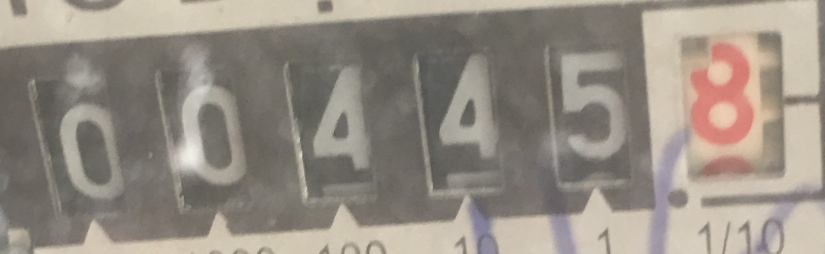
#> input picture image_cropped/50.jpg, 1649 x 507 px (shown at 1/2 size)
$ python digit_segment.py
#> lines starting #> are read from the running program, lines starting #| are printed output that depends on the picture; after the words box and inside, x2 and y2 are one past the last pixel; in counts of white or black regions, pixels touching at a corner belong together; long printed decimals are rounded
import numpy as np
import cv2
import imutils
from imutils import contours

GAUSSIAN_SMOOTH_FILTER_SIZE = (5, 5)
ADAPTIVE_THRESH_BLOCK_SIZE = 19
ADAPTIVE_THRESH_WEIGHT = 4

def auto_canny(image, sigma=0.33):
    # compute the median of the single channel pixel intensities
    v = np.median(image)

    # apply automatic Canny edge detection using the computed median
    lower = int(max(0, (1.0 - sigma) * v))
    upper = int(min(255, (1.0 + sigma) * v))
    edged = cv2.Canny(image, lower, upper)

    # return the edged image
    return edged

def maximizeContrast(imgGrayscale):

    height, width = imgGrayscale.shape

    imgTopHat = np.zeros((height, width, 1), np.uint8)
    imgBlackHat = np.zeros((height, width, 1), np.uint8)

    structuringElement = cv2.getStructuringElement(cv2.MORPH_RECT, (3, 3))

    imgTopHat = cv2.morphologyEx(imgGrayscale, cv2.MORPH_TOPHAT, structuringElement)
    imgBlackHat = cv2.morphologyEx(imgGrayscale, cv2.MORPH_BLACKHAT, structuringElement)

    imgGrayscalePlusTopHat = cv2.add(imgGrayscale, imgTopHat)
    imgGrayscalePlusTopHatMinusBlackHat = cv2.subtract(imgGrayscalePlusTopHat, imgBlackHat)

    return imgGrayscalePlusTopHatMinusBlackHat

def extractValue(imgOriginal):
    height, width, numChannels = imgOriginal.shape

    imgHSV = np.zeros((height, width, 3), np.uint8)

    imgHSV = cv2.cvtColor(imgOriginal, cv2.COLOR_BGR2HSV)

    imgHue, imgSaturation, imgValue = cv2.split(imgHSV)

    return imgValue

def preprocess(imgOriginal):
    imgGrayscale = extractValue(imgOriginal)

    imgMaxContrastGrayscale = maximizeContrast(imgGrayscale)

    height, width = imgGrayscale.shape

    imgBlurred = np.zeros((height, width, 1), np.uint8)

    imgBlurred = cv2.GaussianBlur(imgMaxContrastGrayscale, GAUSSIAN_SMOOTH_FILTER_SIZE, 0)

    imgThresh = cv2.adaptiveThreshold(imgBlurred, 255.0, cv2.ADAPTIVE_THRESH_GAUSSIAN_C, cv2.THRESH_BINARY_INV, ADAPTIVE_THRESH_BLOCK_SIZE, ADAPTIVE_THRESH_WEIGHT)

    return imgGrayscale, imgThresh

# def possibleChar(contoure):


img = cv2.imread('image_cropped/50.jpg')
#> img is the input picture: shape (507, 1649, 3); mean B, G, R 131.5, 141.4, 149.6
img_copy = img.copy()
gray = cv2.cvtColor(img, cv2.COLOR_BGR2GRAY)
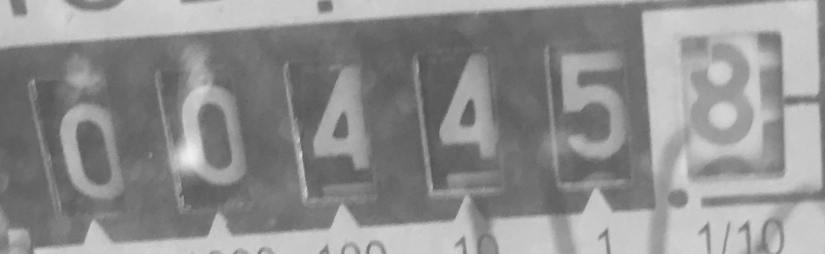
#> gray: shape (507, 1649) (shown at 1/2 size); min 75, max 240, mean 142.7
# imgBlurredRes, imgThreshRes = preprocess(img)
cv2.imshow("gray", gray)
cv2.waitKey(0)
cv2.destroyAllWindows()
thresh_inv = cv2.adaptiveThreshold(gray,255, cv2.ADAPTIVE_THRESH_MEAN_C,cv2.THRESH_BINARY_INV,39,1)
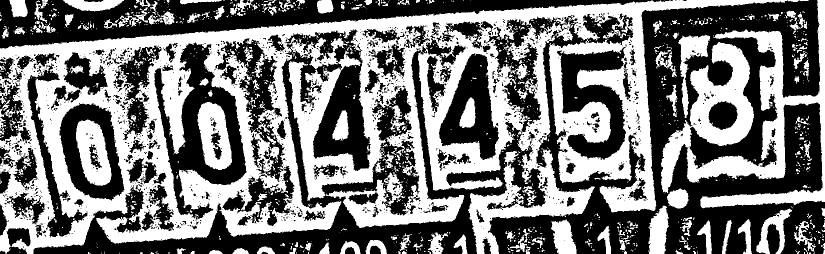
#> thresh_inv: shape (507, 1649) (shown at 1/2 size); 47.4% white; 1478 white regions (1257 under 20 px), largest, box (x1, y1, x2, y2) and area: (0, 0, 1618, 507) 288567, (1322, 0, 1649, 417) 45470, (395, 204, 464, 340) 6086
thresh = cv2.threshold(gray, 15, 255, cv2.THRESH_BINARY | cv2.THRESH_OTSU)[1]
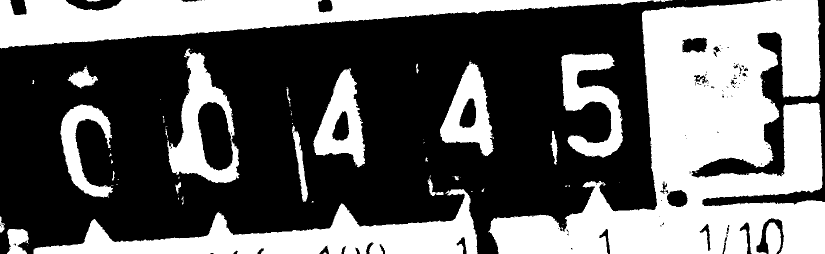
#> thresh: shape (507, 1649) (shown at 1/2 size); 40.2% white; 87 white regions (60 under 20 px), largest, box (x1, y1, x2, y2) and area: (976, 0, 1649, 507) 173713, (0, 0, 1345, 97) 58422, (67, 378, 955, 507) 40724
kernel = cv2.getStructuringElement(cv2.MORPH_ELLIPSE, (1, 5))
thresh = cv2.morphologyEx(thresh, cv2.MORPH_OPEN, kernel)
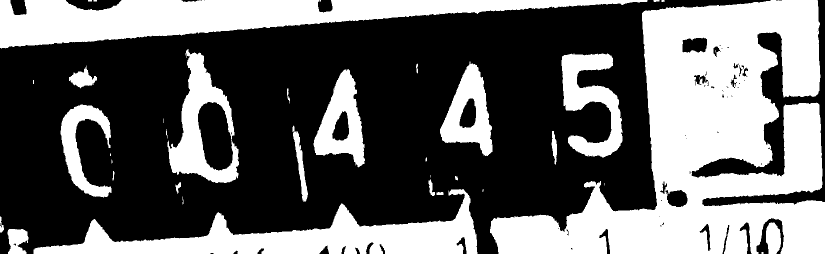
#> thresh: shape (507, 1649) (shown at 1/2 size); 40% white; 42 white regions (15 under 20 px), largest, box (x1, y1, x2, y2) and area: (980, 0, 1649, 507) 173127, (0, 0, 1295, 97) 58287, (67, 378, 955, 507) 40664
edges = auto_canny(thresh)
#> in auto_canny, `v = np.median(image)`: v = 0
#> in auto_canny, `edged = cv2.Canny(image, lower, upper)`:
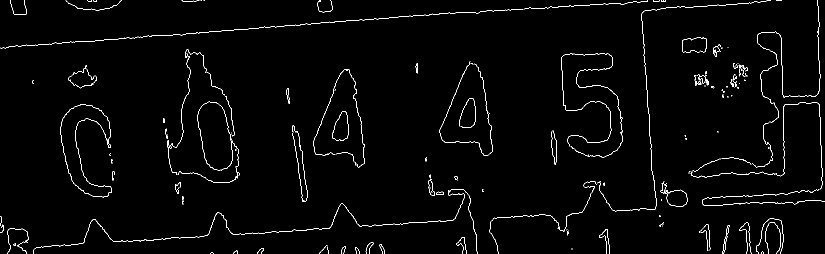
#> edged: shape (507, 1649) (shown at 1/2 size); 1.7% white in thin lines or dots
cv2.imshow("thresh next level", thresh)
cv2.imshow("thresh inv", edges)
cv2.waitKey(0)
cv2.destroyAllWindows()


cnts = cv2.findContours(edges.copy(), cv2.RETR_EXTERNAL, cv2.CHAIN_APPROX_SIMPLE)
#> cnts = 206 contours, 187 with area under 20; largest, box (x1, y1, x2, y2) and area: (664, 222, 698, 281) 1340, (1102, 261, 1114, 329) 442, (1426, 92, 1440, 114) 150, (66, 406, 695, 507) 72, (872, 383, 887, 390) 70
cnts = imutils.grab_contours(cnts)
digitCnts = []

for c in cnts:
    # compute the bounding box of the contour
    (x, y, w, h) = cv2.boundingRect(c)
    roi_area = w*h
    aspect_ratio = w/h
    print(roi_area,aspect_ratio,w,h)
    # if the contour is sufficiently large, it must be a digit
    if roi_area > 4000 and aspect_ratio > 0.3 and aspect_ratio < 2.0:
        crop = gray[y:y+h, x:x+w]
        cv2.imshow("cropped", crop)
        cv2.waitKey(0)
        cv2.destroyAllWindows()
        digitCnts.append(c)
#> this loop made 206 passes
#> (x, y, w, h, roi_area, aspect_ratio) on passes 2, 3, 8: (1522, 503, 5, 4, 20, 1.25), (467, 501, 9, 6, 54, 1.5), (514, 496, 14, 11, 154, 1.27)
#| 12 3.0 6 2
#| 20 1.25 5 4
#| 54 1.5 9 6
#| 1 1.0 1 1
#| 1 1.0 1 1
#| 1 1.0 1 1
#| 1 1.0 1 1
#| 154 1.273 14 11
#> (further printed lines are left out)
#> after the loop, digitCnts = 12 contours, 4 with area under 20; largest, box (x1, y1, x2, y2) and area: (120, 208, 223, 395) 52, (1122, 106, 1245, 315) 36, (626, 138, 711, 311) 32, (979, 362, 1194, 507) 30, (1198, 0, 1541, 423) 26, (1514, 0, 1641, 195) 24, (1503, 158, 1558, 335) 22, (1130, 202, 1223, 293) 21

digitCnts = contours.sort_contours(digitCnts,
    method="left-to-right")[0]

for c in digitCnts:
    (x,y,w,h) = cv2.boundingRect(c)
    cv2.rectangle(img_copy,(x,y),( x + w, y + h ),(255, 0, 0),2)
#> this loop made 12 passes
#> (x, y, w, h) on passes 1 to 12: (120, 208, 103, 187), (395, 203, 71, 138), (404, 281, 75, 85), (626, 138, 85, 173), (879, 123, 64, 163), (979, 362, 215, 145), (1122, 106, 123, 209), (1130, 202, 93, 91), (1198, 0, 343, 423), (1503, 158, 55, 177), (1514, 0, 127, 195), (1563, 205, 82, 174)
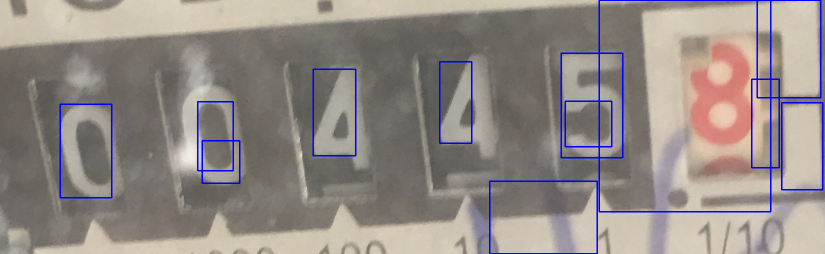
#> img_copy: shape (507, 1649, 3) (shown at 1/2 size); 2.45% of pixels changed, all inside (x1, y1, x2, y2) = (119, 0, 1647, 507)

cv2.imshow("finally", img_copy)
cv2.waitKey(0)
cv2.destroyAllWindows()

# [25 lines of commented-out code are left out]

$ run again, with image_cropped/1.jpg copied over image_cropped/50.jpg
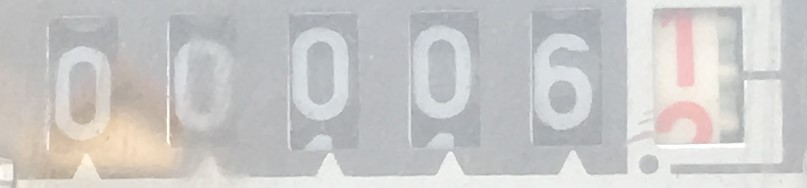
#> input picture image_cropped/1.jpg, 807 x 188 px
#> img is the input picture: shape (188, 807, 3); mean B, G, R 199.8, 200.6, 201.5
#> `thresh_inv = cv2.adaptiveThreshold(gray,255, cv2.ADAPTIVE_THRESH_MEAN_..`:
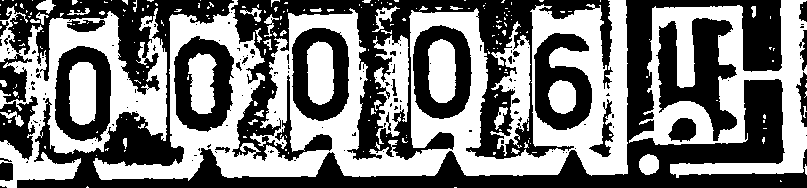
#> thresh_inv: shape (188, 807); 47.8% white; 230 white regions (188 under 20 px), largest, box (x1, y1, x2, y2) and area: (93, 0, 628, 181) 34950, (629, 0, 807, 178) 12674, (0, 6, 167, 188) 11152
#> v = 0
#> edged: shape (188, 807); 3.6% white in thin lines or dots
#> cnts = 88 contours, 77 with area under 20; largest, box (x1, y1, x2, y2) and area: (413, 27, 471, 118) 4366, (305, 40, 335, 105) 1573, (547, 79, 577, 114) 790, (174, 44, 188, 120) 645, (639, 154, 659, 174) 286
#> the loop `for c in cnts:` made 88 passes
#> (x, y, w, h, roi_area, aspect_ratio) on passes 1, 4, 5, 6, 7, 18, 19, 20: (0, 184, 7, 4, 28, 1.75), (0, 162, 13, 20, 260, 0.65), (16, 159, 65, 29, 1885, 2.24), (0, 158, 4, 6, 24, 0.667), (639, 154, 20, 20, 400, 1), (629, 134, 10, 8, 80, 1.25), (311, 134, 21, 15, 315, 1.4), (432, 133, 21, 14, 294, 1.5)
#> (printed output is left out)
#> after the loop `for c in cnts:`: digitCnts = 6 contours, 3 with area under 20; largest, box (x1, y1, x2, y2) and area: (413, 27, 471, 118) 4366, (534, 33, 592, 129) 40, (670, 60, 807, 174) 24
#> the loop `for c in digitCnts:` made 6 passes
#> (x, y, w, h) on passes 1 to 6: (54, 46, 48, 117), (300, 29, 48, 91), (413, 27, 58, 91), (534, 33, 58, 96), (652, 0, 130, 72), (670, 60, 137, 114)
#> after the loop `for c in digitCnts:`:
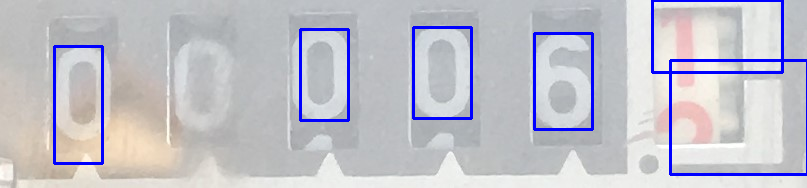
#> img_copy: shape (188, 807, 3); 3.93% of pixels changed, all inside (x1, y1, x2, y2) = (53, 0, 807, 176)

$ run again, with image_cropped/11.jpg copied over image_cropped/50.jpg
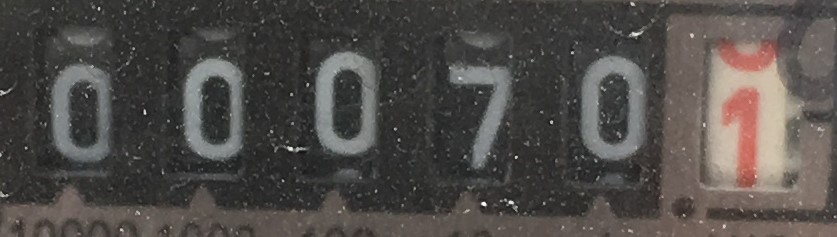
#> input picture image_cropped/11.jpg, 837 x 237 px
#> img is the input picture: shape (237, 837, 3); mean B, G, R 73.2, 76.2, 80.2
#> `thresh_inv = cv2.adaptiveThreshold(gray,255, cv2.ADAPTIVE_THRESH_MEAN_..`:
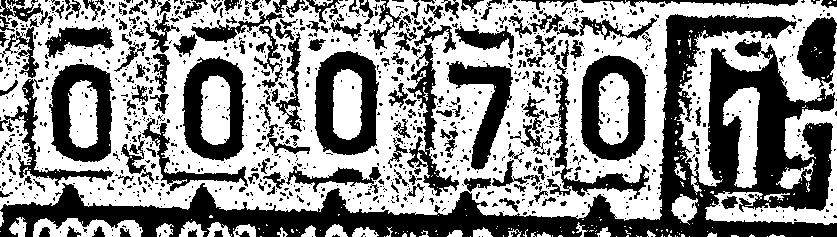
#> thresh_inv: shape (237, 837); 55.6% white; 1190 black regions (995 under 20 px), largest, box (x1, y1, x2, y2) and area: (0, 14, 837, 237) 35823, (581, 55, 646, 161) 3961, (315, 51, 379, 155) 3838
#> v = 0
#> edged: shape (237, 837); 2.9% white in thin lines or dots
#> cnts = 196 contours, 183 with area under 20; largest, box (x1, y1, x2, y2) and area: (315, 50, 376, 155) 5492, (598, 73, 629, 145) 1878, (200, 75, 231, 145) 1816, (67, 80, 100, 148) 1782, (27, 186, 132, 225) 276
#> the loop `for c in cnts:` made 196 passes
#> (x, y, w, h, roi_area, aspect_ratio) on passes 5, 7, 13: (770, 234, 14, 3, 42, 4.67), (731, 234, 7, 3, 21, 2.33), (708, 233, 8, 4, 32, 2)
#> (printed output is left out)
#> after the loop `for c in cnts:`: digitCnts = 7 contours, 3 with area under 20; largest, box (x1, y1, x2, y2) and area: (315, 50, 376, 155) 5492, (183, 56, 242, 161) 22, (721, 14, 820, 101) 22, (449, 63, 511, 169) 20
#> the loop `for c in digitCnts:` made 7 passes
#> (x, y, w, h) on passes 1 to 7: (51, 63, 59, 98), (183, 56, 59, 105), (315, 50, 61, 105), (449, 63, 62, 106), (581, 54, 64, 98), (721, 14, 99, 87), (763, 125, 69, 86)
#> after the loop `for c in digitCnts:`:
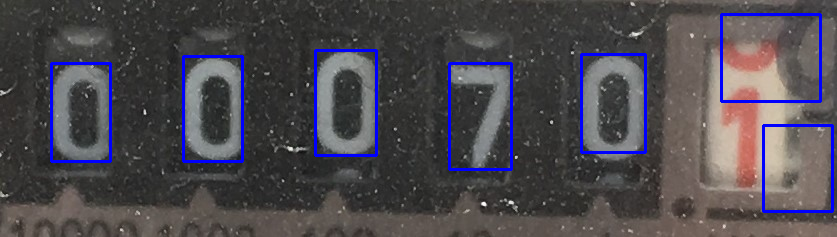
#> img_copy: shape (237, 837, 3); 3.49% of pixels changed, all inside (x1, y1, x2, y2) = (50, 13, 834, 213)
